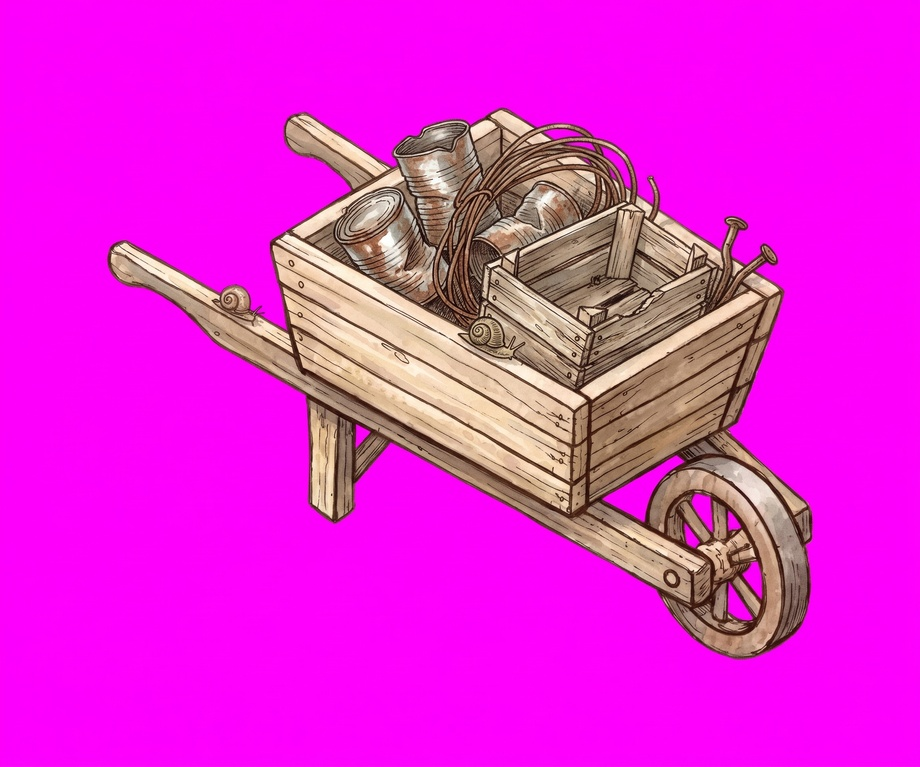
#> input picture art-day-23/raw/barrow-loaded.jpg, 920 x 767 px, shrunk from 2266 x 1888 before the run
$ python -i key.py   (imports and definitions only)
#> lines starting #> are read from the running program, lines starting #| are printed output that depends on the picture
import numpy as np
from PIL import Image, ImageFilter
def key(path):
#> called with path = '../raw/barrow-loaded.jpg'
    a=np.asarray(Image.open(path).convert('RGB')).astype(float)
    R,G,B=a[...,0],a[...,1],a[...,2]
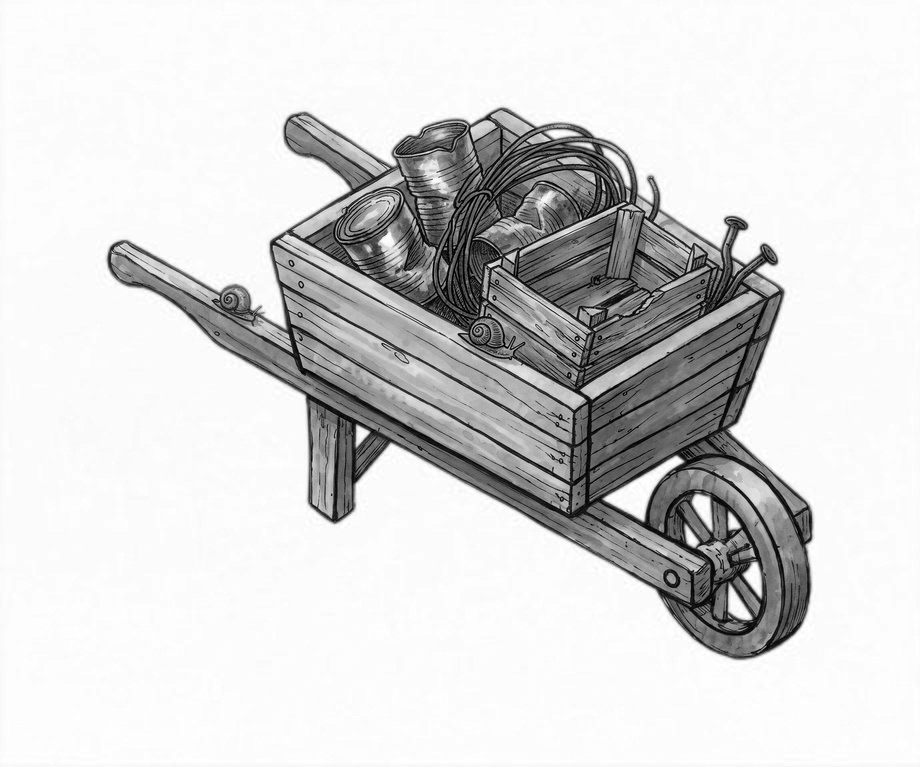
#> B: shape (767, 920) float64; min 0, max 255, mean 214.4
    mag=(np.minimum(R,B)-G)/255
    al=np.clip((0.42-mag)/0.22,0,1)
    # despill
    m=np.minimum(R,B); sp=np.clip(m-G,0,None)*(al<1)
#> after `sp = np.clip(m - G, 0, None) * (al < 1)`:
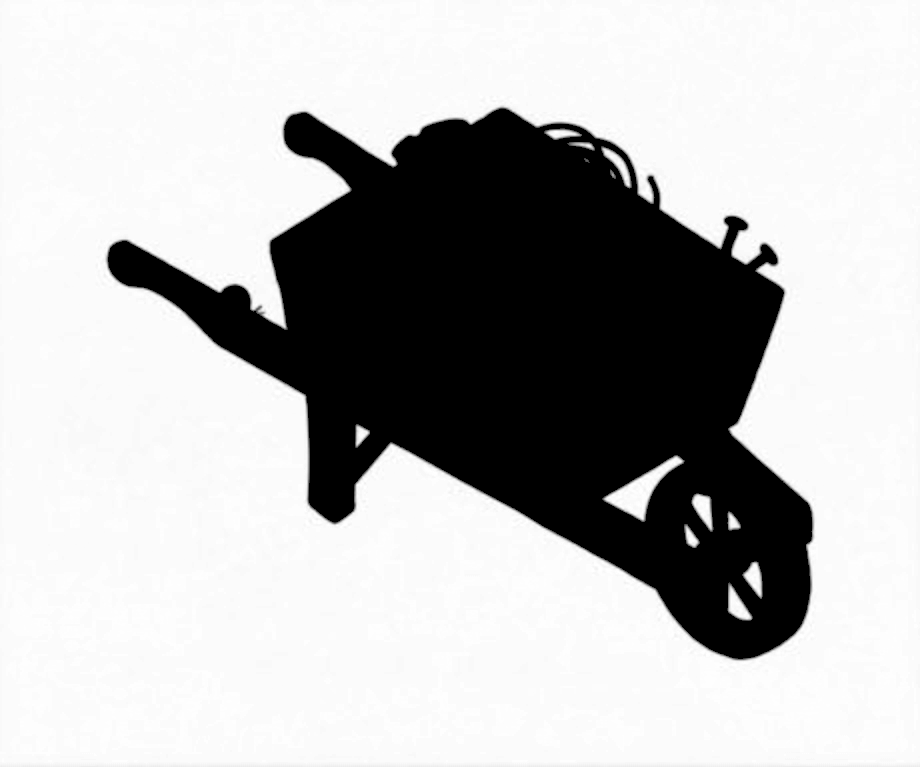
#> sp: shape (767, 920) float64; min 0, max 255, mean 183.6
    a[...,0]-=sp*0.8; a[...,2]-=sp*0.8
#> after `a[..., 0] -= sp * 0.8`:
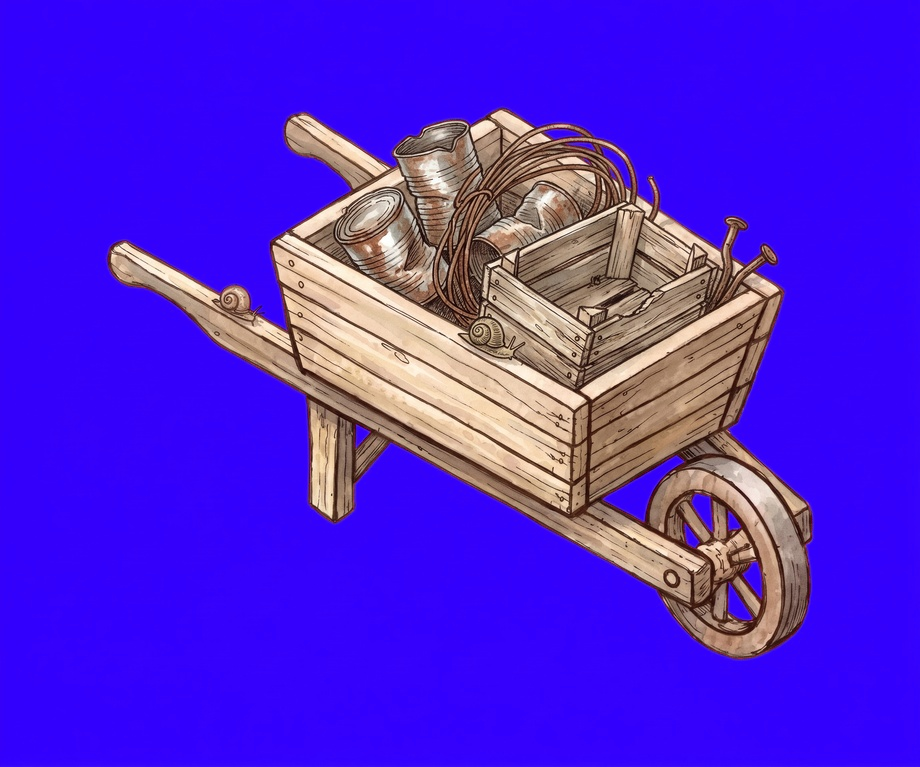
#> a: shape (767, 920, 3) float64; mean R, G, B 82, 36, 214.4
#> after `a[..., 2] -= sp * 0.8`:
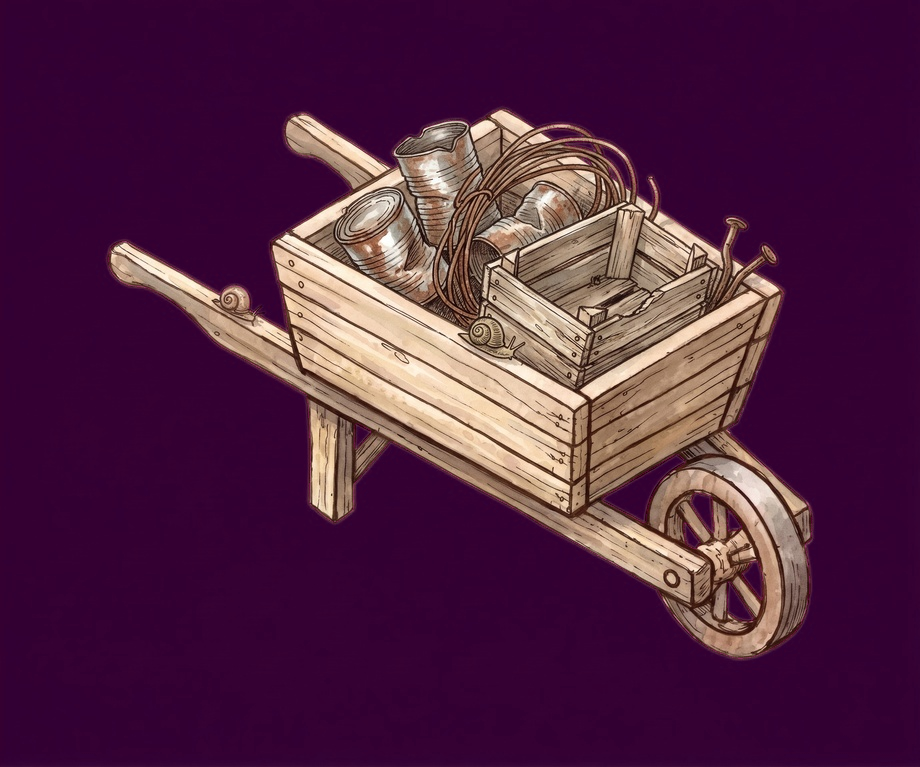
#> a: shape (767, 920, 3) float64; mean R, G, B 82, 36, 67.5
    al=np.asarray(Image.fromarray((al*255).astype('uint8')).filter(ImageFilter.MinFilter(3)))
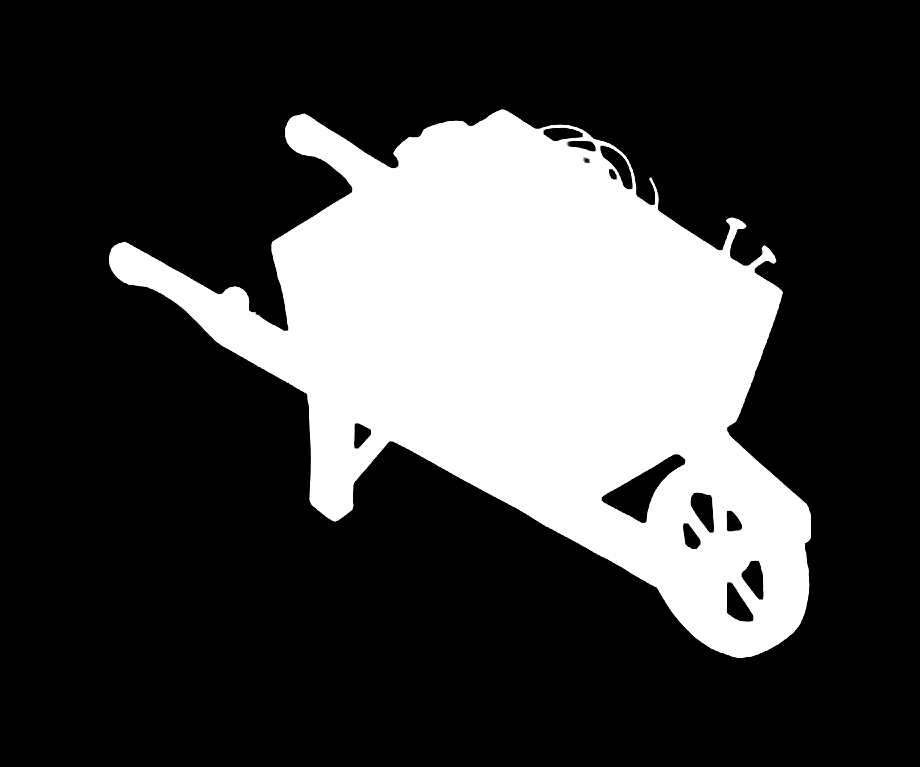
#> al: shape (767, 920); min 0, max 255, mean 66
    out=np.dstack([np.clip(a,0,255).astype('uint8'),al])
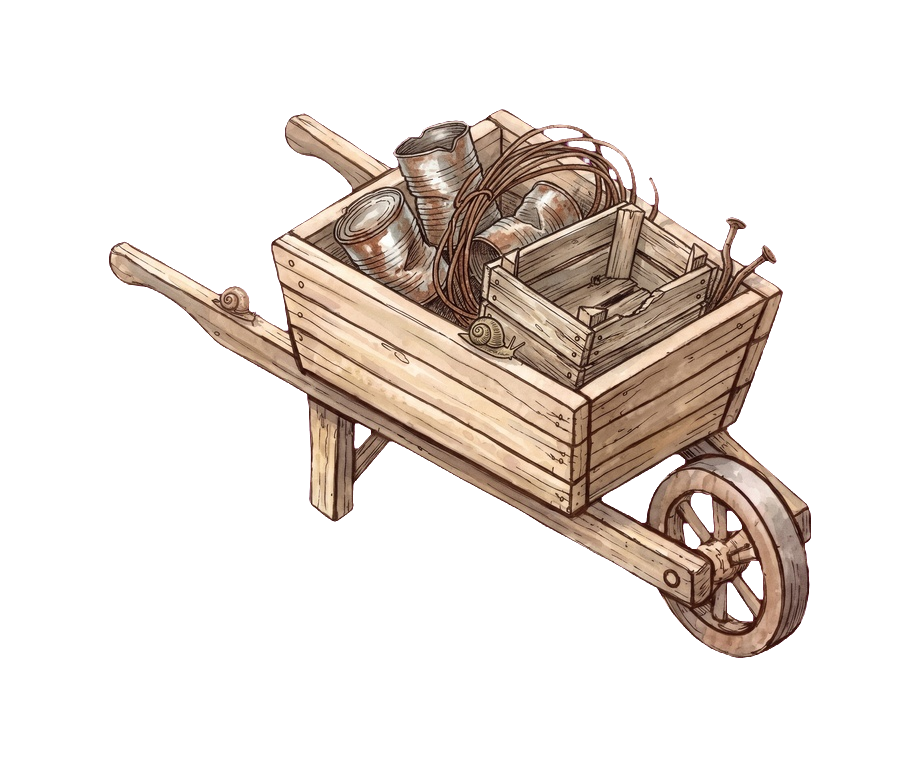
#> out: shape (767, 920, 4); mean R, G, B, A 81.7, 36, 67.3, 66; transparent parts drawn white
    im=Image.fromarray(out,'RGBA'); return im.crop(im.getbbox())
#> after `return im.crop(im.getbbox())`:
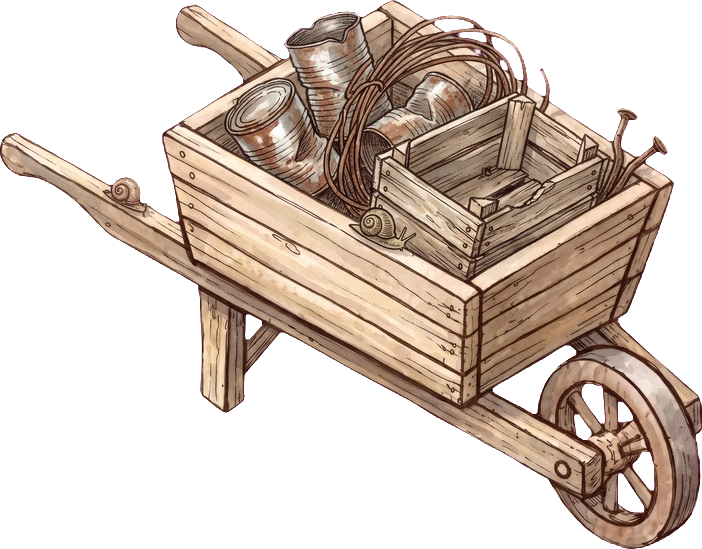
#> returned value: PIL image 702x549 RGBA; mean R, G, B, A 106.8, 65.5, 81.1, 120.9; transparent parts drawn white

>>> result = key('../raw/barrow-loaded.jpg')

$ run again, on art-day-23/raw/pond-new-1.jpg
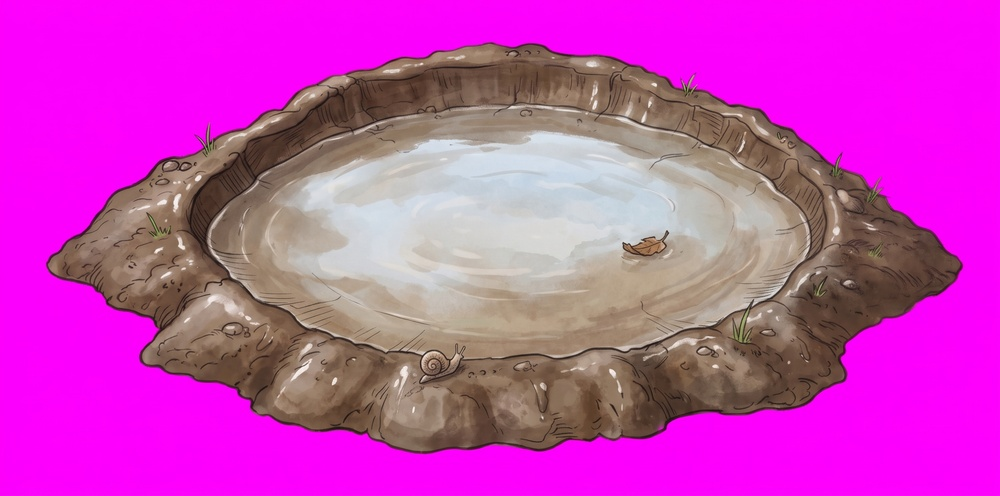
#> input picture art-day-23/raw/pond-new-1.jpg, 1000 x 496 px, shrunk from 2902 x 1440 before the run
#> in key, `return im.crop(im.getbbox())`:
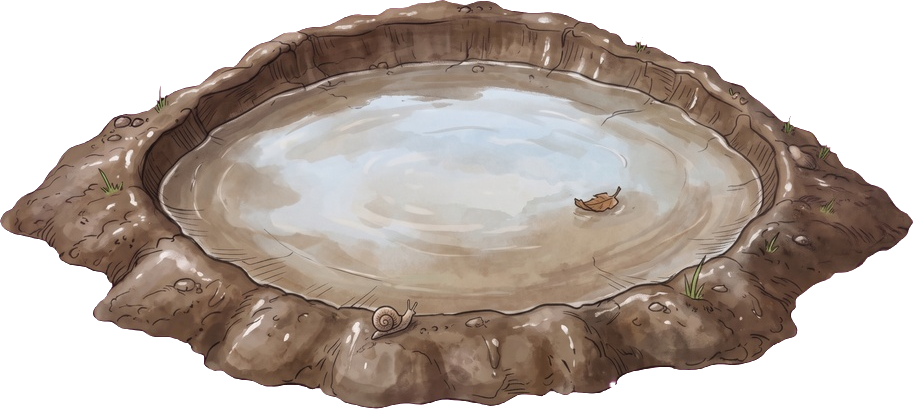
#> returned value: PIL image 913x409 RGBA; mean R, G, B, A 116.6, 87.8, 96.4, 169.2; transparent parts drawn white
